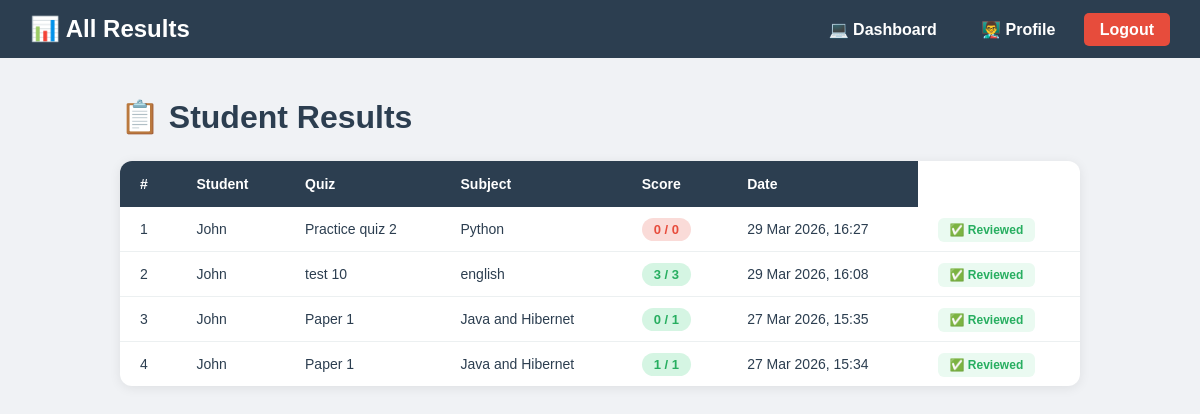
Page /results/ (signed in) on the earlier database version.
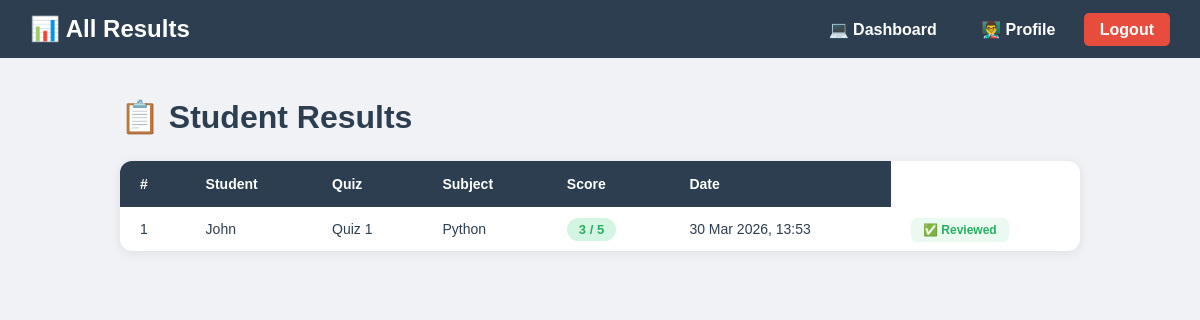
Same page on the later database version.
### results/models.py (models this page shows, shortened)
class Result(models.Model):
    student = models.ForeignKey(User, on_delete=models.CASCADE)
    quiz = models.ForeignKey(Quiz, on_delete=models.CASCADE)
    score = models.IntegerField()
    total_questions = models.IntegerField()
    date_taken = models.DateTimeField(auto_now_add=True)
    is_reviewed = models.BooleanField(default=False)
    is_pending_review = models.BooleanField(default=False)

### accounts/models.py (models this page shows, shortened)
class User(AbstractUser):
    ROLE_CHOICES = (
        ("teacher", "Teacher"),
        ("student", "Student"),
    )
    role = models.CharField(max_length=10, choices=ROLE_CHOICES)
    is_approved = models.BooleanField(default=False)

### subjects/models.py (models this page shows, shortened)
class Quiz(models.Model):
    subject = models.ForeignKey(
        Subject, on_delete=models.CASCADE, related_name="quizzes"
    )
    title = models.CharField(max_length=200)
    time_limit = models.PositiveIntegerField(default=10)  # minutes
    is_active = models.BooleanField(default=True)

class Subject(models.Model):
    name = models.CharField(max_length=200)
    created_by = models.ForeignKey(
        User, on_delete=models.CASCADE, null=True, blank=True
    )  # <- allow null temporarily

### results/views.py (the view)
# urls.py: path("", views.all_results, name="all_results"),
@login_required
def all_results(request):
    if request.user.role != "teacher":
        messages.error(request, "Access denied ❌")
        return redirect("student_results")
    results = Result.objects.all().order_by("-date_taken")
    return render(request, "results/all_results.html", {"results": results})

### templates/results/all_results.html (shortened to what this page needs)
<!DOCTYPE html>
<html>
<head>
</head>
<body>
<nav class="navbar">
    <h2>📊 All Results</h2>
    <div>
        <a href="{% url 'teacher_dashboard' %}">💻 Dashboard</a>
        <a href="{% url 'teacher_profile' %}">👨‍🏫 Profile</a>
        <a href="{% url 'logout' %}" class="logout">Logout</a>
    </div>
</nav>
<div class="container">
    <h1>📋 Student Results</h1>
    {% if results %}
    <table>
        <thead>
            <tr>
                <th>#</th>
                <th>Student</th>
                <th>Quiz</th>
                <th>Subject</th>
                <th>Score</th>
                <th>Date</th>
            </tr>
        </thead>
        <tbody>
            {% for result in results %}
            <tr>
                <td>{{ forloop.counter }}</td>
                <td>{{ result.student.username }}</td>
                <td>{{ result.quiz.title }}</td>
                <td>{{ result.quiz.subject.name }}</td>
                <td>
                    <span class="score-badge {% if result.score >= result.total_questions|divisibleby:2 %}score-high{% else %}score-low{% endif %}">
                        {{ result.score }} / {{ result.total_questions }}
                    </span>
                </td>
                <td>{{ result.date_taken|date:"d M Y, H:i" }}</td>
                    <td>
                        {% if not result.is_reviewed %}
                            <a href="{% url 'review_result' result.id %}"
                            style="background:#e67e22; color:white; padding:5px 12px;
                                    border-radius:6px; text-decoration:none;
                                    font-size:12px; font-weight:bold;">
                                ⏳ Review
                            </a>
                        {% else %}
                            <span style="background:#eafaf1; color:#27ae60; padding:5px 12px;
                                        border-radius:6px; font-size:12px; font-weight:bold;">
                                ✅ Reviewed
                            </span>
                        {% endif %}
                    </td>
            </tr>
            {% endfor %}
        </tbody>
    </table>
    {% else %}
    <div class="no-results">
        <h3>No results yet.</h3>
        <p>Results will appear here once students start taking quizzes.</p>
    </div>
    {% endif %}
</div>
</body>
</html>

### templates/results/all_results.html (style rules this page uses)
* { margin: 0; padding: 0; box-sizing: border-box; }
body { font-family: Arial, sans-serif; background: #f0f2f5; }
.navbar { background: #2c3e50; padding: 15px 30px; display: flex; justify-content: space-between; align-items: center; font-weight: bold; font-size: 16px; }
.navbar h2 { color: white; }
.navbar a { color: white; text-decoration: none; padding: 8px 16px; border-radius: 5px; margin-left: 8px; font-weight: bold; font-size: 16px; }
.navbar a.logout { background: #e74c3c; font-weight: bold; font-size: 16px; }
.container { max-width: 1000px; margin: 40px auto; padding: 0 20px; }
h1 { color: #2c3e50; margin-bottom: 25px; }
table { width: 100%; background: white; border-radius: 12px; overflow: hidden; box-shadow: 0 2px 12px rgba(0,0,0,0.08); border-collapse: collapse; }
thead { background: #2c3e50; color: white; }
th { padding: 15px 20px; text-align: left; font-size: 14px; }
td { padding: 14px 20px; border-bottom: 1px solid #ecf0f1; font-size: 14px; color: #2c3e50; }
tr:last-child td { border-bottom: none; }
.score-badge { padding: 4px 12px; border-radius: 20px; font-weight: bold; font-size: 13px; }
.score-high { background: #d5f5e3; color: #27ae60; }

Differences in the rows shown:
removed Result: student.username "John", quiz "Practice quiz 2", quiz.subject.name "Python", score "0", total_questions "0", date_taken "29 Mar 2026, 16:27", is_reviewed "✅ Reviewed"
removed Result: student.username "John", quiz "test 10", quiz.subject.name "english", score "3", total_questions "3", date_taken "29 Mar 2026, 16:08", is_reviewed "✅ Reviewed"
removed Result: student.username "John", quiz "Paper 1", quiz.subject.name "Java and Hibernet", score "0", total_questions "1", date_taken "27 Mar 2026, 15:35", is_reviewed "✅ Reviewed"
removed Result: student.username "John", quiz "Paper 1", quiz.subject.name "Java and Hibernet", score "1", total_questions "1", date_taken "27 Mar 2026, 15:34", is_reviewed "✅ Reviewed"
added Result: student.username "John", quiz "Quiz 1", quiz.subject.name "Python", score "3", total_questions "5", date_taken "30 Mar 2026, 13:53", is_reviewed "✅ Reviewed"
